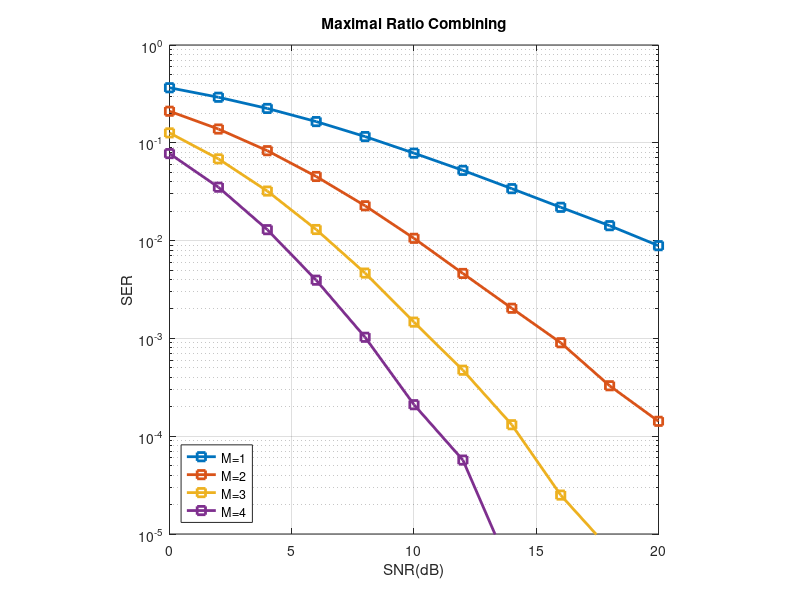

This chart was generated by the following MATLAB code:
clear
load SC_SER.mat
load MRC_SER.mat

SNR_dB = 0:2:20;            % range of SNR dB values
SNR = db2pow(SNR_dB);                   % dB to power

figure;%selection combining

% semilogy(SNR_dB,SC_SER(1,:),"s-","LineWidth",2);hold on;
% semilogy(SNR_dB,SC_SER(2,:),"s-","LineWidth",2);hold on;
% semilogy(SNR_dB,SC_SER(3,:),"s-","LineWidth",2);hold on;
% semilogy(SNR_dB,SC_SER(4,:),"s-","LineWidth",2);hold on;

semilogy(SNR_dB,MRC_SER(1,:),"s-","LineWidth",2);hold on;
semilogy(SNR_dB,MRC_SER(2,:),"s-","LineWidth",2);hold on;
semilogy(SNR_dB,MRC_SER(3,:),"s-","LineWidth",2);hold on;
semilogy(SNR_dB,MRC_SER(4,:),"s-","LineWidth",2);hold on;
legend("M=1","M=2","M=3","M=4","Location","Southwest");
xlabel("SNR(dB)");ylabel("SER");title("Maximal Ratio Combining");
ylim([10^-5 1]);grid on;axis square;
